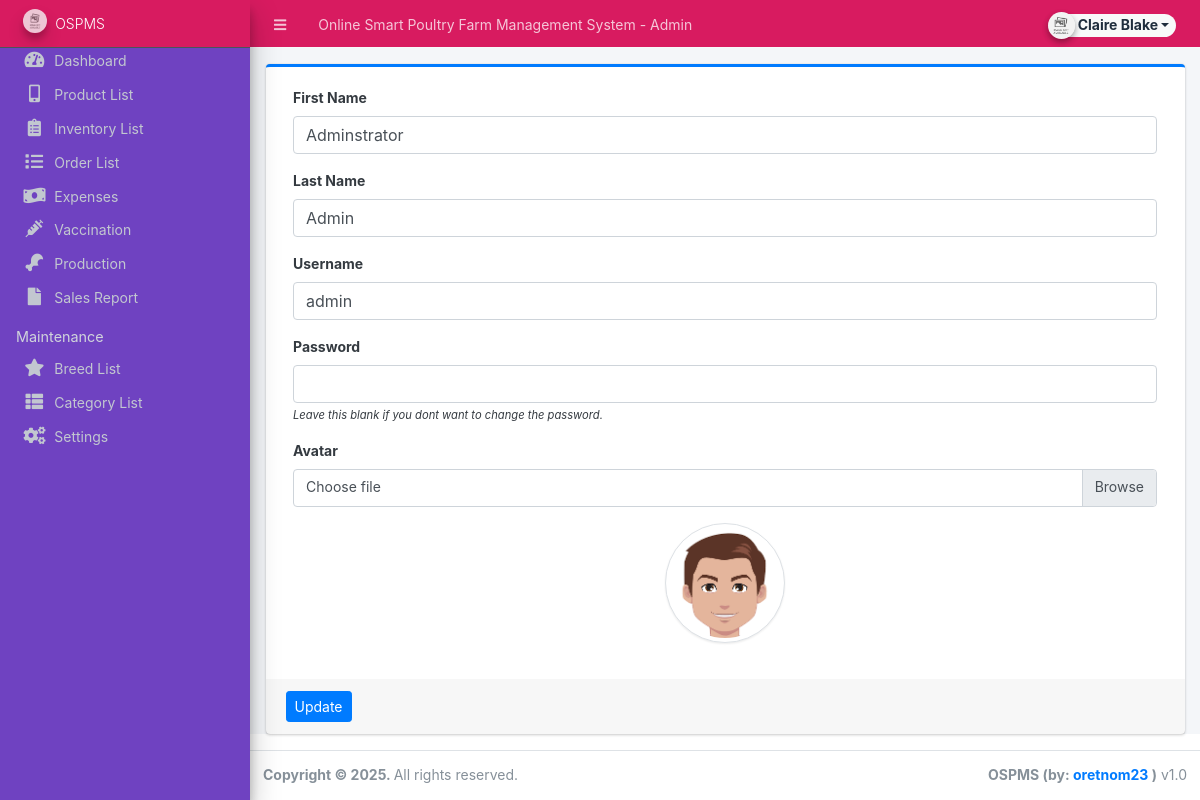
The app's page /admin/?page=user (signed in) with its own data.
### tables this page shows
CREATE TABLE `users` (
  `id` int(50) NOT NULL,
  `firstname` varchar(250) NOT NULL,
  `lastname` varchar(250) NOT NULL,
  `username` text NOT NULL,
  `password` text NOT NULL,
  `avatar` text DEFAULT NULL,
  `last_login` datetime DEFAULT NULL,
  `type` tinyint(1) NOT NULL DEFAULT 0,
  `date_added` datetime NOT NULL DEFAULT current_timestamp(),
  `date_updated` datetime DEFAULT NULL ON UPDATE current_timestamp()
);

### classes/DBConnection.php (called while the page is built, shortened)
<?php
class DBConnection{
    private $host = DB_SERVER;
    private $username = DB_USERNAME;
    private $password = DB_PASSWORD;
    private $database = DB_NAME;
    public $conn;
    public function __construct(){
        if (!isset($this->conn)) {
            $this->conn = new mysqli($this->host, $this->username, $this->password, $this->database);
        }
    }
}
?>

### classes/SystemSettings.php (called while the page is built, shortened)
<?php
class SystemSettings extends DBConnection{
	function userdata($field = ''){
		if(!empty($field)){
			if(isset($_SESSION['userdata'][$field]))
				return $_SESSION['userdata'][$field];
			else
				return null;
		}else{
			return false;
		}
	}
}
$_settings = new SystemSettings();
?>

### config.php (called while the page is built, shortened)
<?php
require_once('classes/DBConnection.php');
require_once('classes/SystemSettings.php');
function validate_image($file){
	if(!empty($file)){
		if(is_file(base_app.$file)){
			return base_url.$file;
		}else{
			return base_url.'dist/img/no-image-available.png';
		}
	}else{
		return base_url.'dist/img/no-image-available.png';
	}
}
?>

### admin/user/index.php (the view, shortened to what this page needs)
<?php
$user = $conn->query("SELECT * FROM users where id ='".$_settings->userdata('id')."'");
foreach($user->fetch_array() as $k =>$v){
	$meta[$k] = $v;
}
?>
<div class="card card-outline card-primary">
	<div class="card-body">
		<div class="container-fluid">
			<form action="" id="manage-user">
				<div class="form-group">
					<label for="name">First Name</label>
					<input type="text" name="firstname" id="firstname" class="form-control" value="<?php echo isset($meta['firstname']) ? $meta['firstname']: '' ?>" required>
				</div>
				<div class="form-group">
					<label for="name">Last Name</label>
					<input type="text" name="lastname" id="lastname" class="form-control" value="<?php echo isset($meta['lastname']) ? $meta['lastname']: '' ?>" required>
				</div>
				<div class="form-group">
					<label for="username">Username</label>
					<input type="text" name="username" id="username" class="form-control" value="<?php echo isset($meta['username']) ? $meta['username']: '' ?>" required  autocomplete="off">
				</div>
				<div class="form-group">
					<label for="password">Password</label>
					<input type="password" name="password" id="password" class="form-control" value="" autocomplete="off">
					<small><i>Leave this blank if you dont want to change the password.</i></small>
				</div>
				<div class="form-group">
					<label for="" class="control-label">Avatar</label>
					<div class="custom-file">
		              <label class="custom-file-label" for="customFile">Choose file</label>
		            </div>
				</div>
				<div class="form-group d-flex justify-content-center">
					<img src="<?php echo validate_image(isset($meta['avatar']) ? $meta['avatar'] :'') ?>" alt="" id="cimg" class="img-fluid img-thumbnail">
				</div>
			</form>
		</div>
	</div>
	<div class="card-footer">
			<div class="col-md-12">
				<div class="row">
					<button class="btn btn-sm btn-primary" form="manage-user">Update</button>
				</div>
			</div>
		</div>
</div>

### admin/user/index.php (style rules this page uses)
img#cimg { height: 15vh; width: 15vh; object-fit: cover; border-radius: 100% 100%; }

### records on screen
users: firstname "Adminstrator", lastname "Admin", username "admin", avatar (picture)

### other values on screen
$_settings->info('name') "Online Smart Poultry Farm Management System"
$_settings->userdata('firstname').' '.$_settings->userdata('lastname') "Claire Blake"
$_settings->info('short_name') "OSPMS"
